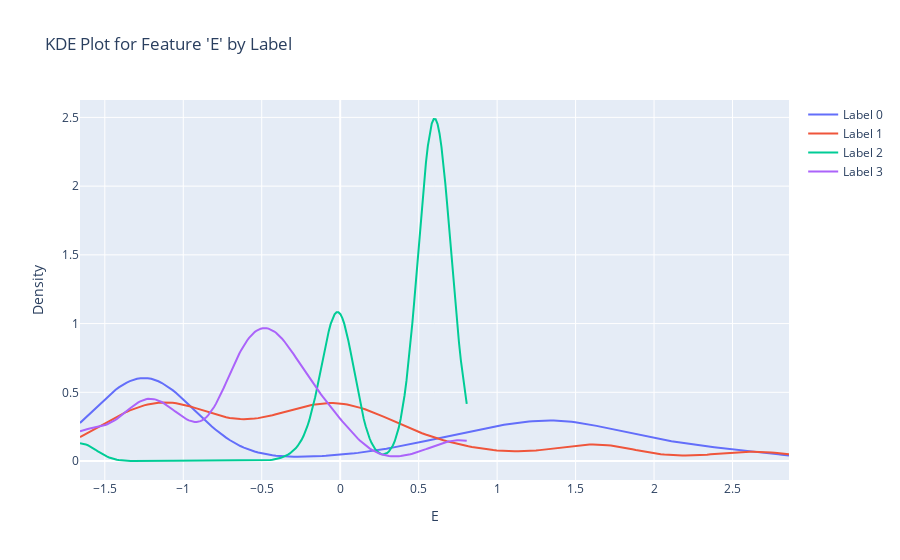
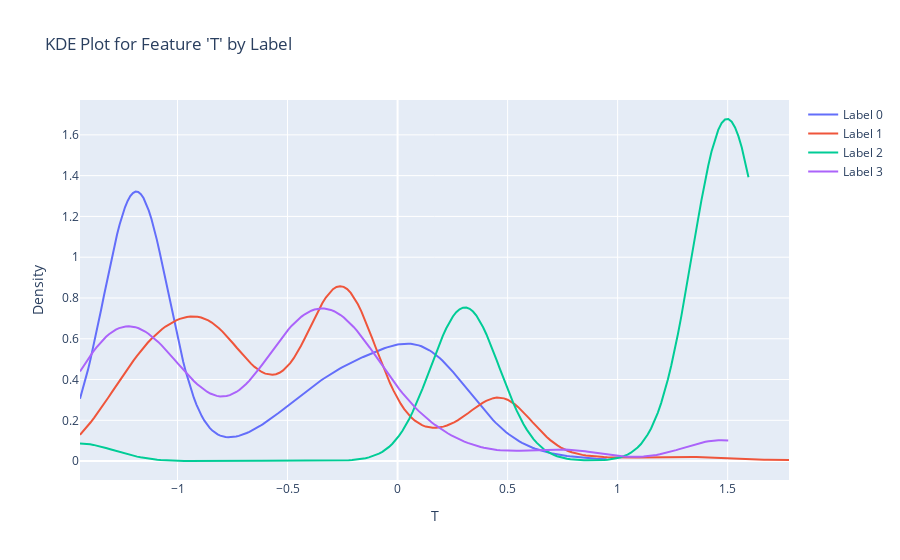
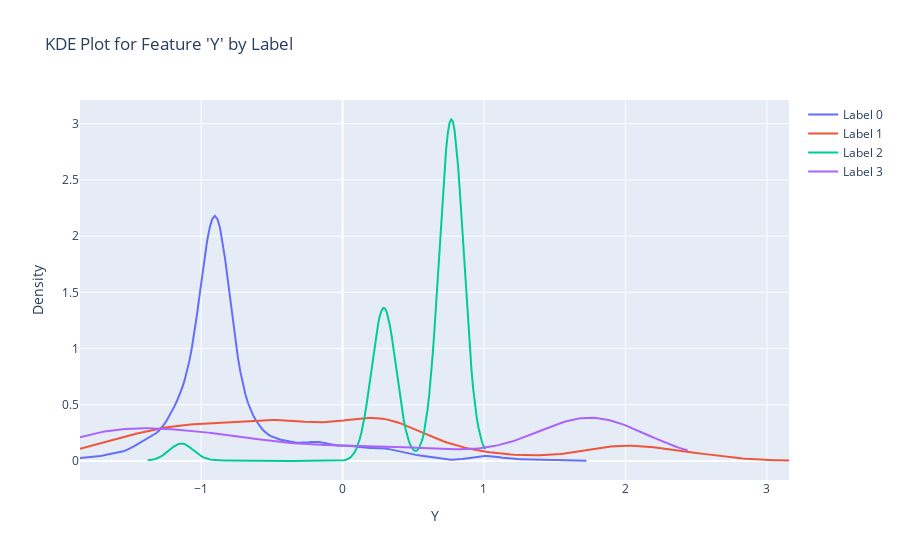

Notebook code cell kept with these figures, in order:
### Markdown cell above
### KDE (Per Feature by Class Label)

### Code cell
import numpy as np
import pandas as pd
import plotly.graph_objects as go
from scipy.stats import gaussian_kde

X_test_df = pd.DataFrame(X_test_scaled, columns=X.columns)
X_test_df['label'] = y_test.values

top_features = importance_df.head(3)['Feature'].tolist()

for feature in top_features:
    fig = go.Figure()
    
    for label in sorted(X_test_df['label'].unique()):
        data = X_test_df[X_test_df['label'] == label][feature]
        
        # Compute KDE
        kde = gaussian_kde(data)
        x_range = np.linspace(data.min(), data.max(), 200)
        y_kde = kde(x_range)
        
        fig.add_trace(go.Scatter(
            x=x_range,
            y=y_kde,
            mode='lines',
            name=f'Label {label}'
        ))
    
    fig.update_layout(
        title=f"KDE Plot for Feature '{feature}' by Label",
        xaxis_title=feature,
        yaxis_title='Density'
    )
    
    fig.show()

### Figure 1 — Plotly figure (JSON) as saved in the notebook; plotly's stock layout.template omitted (floating-point values rounded to 4 significant figures; data arrays with more than 128 entries replaced by an {"elided": "..."} marker saying what was removed)
{"data": [{"mode": "lines", "name": "Label 0", "type": "scatter", "x": {"elided": "200 float values"}, "y": {"elided": "200 float values"}}, {"mode": "lines", "name": "Label 1", "type": "scatter", "x": {"elided": "200 float values"}, "y": {"elided": "200 float values"}}, {"mode": "lines", "name": "Label 2", "type": "scatter", "x": {"elided": "200 float values"}, "y": {"elided": "200 float values"}}, {"mode": "lines", "name": "Label 3", "type": "scatter", "x": {"elided": "200 float values"}, "y": {"elided": "200 float values"}}], "layout": {"title": {"text": "KDE Plot for Feature 'E' by Label"}, "xaxis": {"title": {"text": "E"}}, "yaxis": {"title": {"text": "Density"}}}}

### Figure 2 — Plotly figure (JSON) as saved in the notebook; plotly's stock layout.template omitted (floating-point values rounded to 4 significant figures; data arrays with more than 128 entries replaced by an {"elided": "..."} marker saying what was removed)
{"data": [{"mode": "lines", "name": "Label 0", "type": "scatter", "x": {"elided": "200 float values"}, "y": {"elided": "200 float values"}}, {"mode": "lines", "name": "Label 1", "type": "scatter", "x": {"elided": "200 float values"}, "y": {"elided": "200 float values"}}, {"mode": "lines", "name": "Label 2", "type": "scatter", "x": {"elided": "200 float values"}, "y": {"elided": "200 float values"}}, {"mode": "lines", "name": "Label 3", "type": "scatter", "x": {"elided": "200 float values"}, "y": {"elided": "200 float values"}}], "layout": {"title": {"text": "KDE Plot for Feature 'T' by Label"}, "xaxis": {"title": {"text": "T"}}, "yaxis": {"title": {"text": "Density"}}}}

### Figure 3 — Plotly figure (JSON) as saved in the notebook; plotly's stock layout.template omitted (floating-point values rounded to 4 significant figures; data arrays with more than 128 entries replaced by an {"elided": "..."} marker saying what was removed)
{"data": [{"mode": "lines", "name": "Label 0", "type": "scatter", "x": {"elided": "200 float values"}, "y": {"elided": "200 float values"}}, {"mode": "lines", "name": "Label 1", "type": "scatter", "x": {"elided": "200 float values"}, "y": {"elided": "200 float values"}}, {"mode": "lines", "name": "Label 2", "type": "scatter", "x": {"elided": "200 float values"}, "y": {"elided": "200 float values"}}, {"mode": "lines", "name": "Label 3", "type": "scatter", "x": {"elided": "200 float values"}, "y": {"elided": "200 float values"}}], "layout": {"title": {"text": "KDE Plot for Feature 'Y' by Label"}, "xaxis": {"title": {"text": "Y"}}, "yaxis": {"title": {"text": "Density"}}}}
